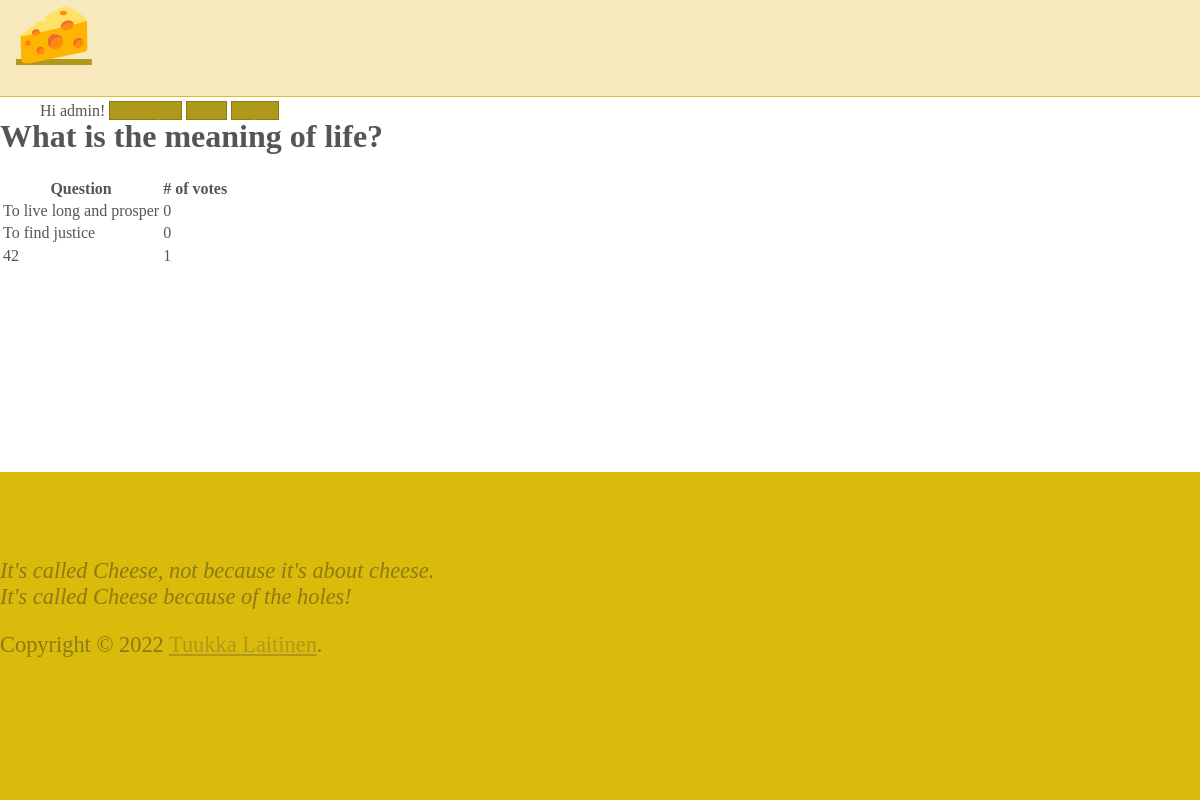
Screenshot of /2/results/ (signed in) with the database file from the repository.
### polls/models.py (models this page shows, shortened)
class Question(models.Model):
	question_text = models.CharField(max_length=200)
	pub_date = models.DateTimeField('date published')
	owner = models.ForeignKey(User, on_delete=models.CASCADE)

class Choice(models.Model):
	question = models.ForeignKey(Question, on_delete=models.CASCADE)
	choice_text = models.CharField(max_length=200)
	votes = models.IntegerField(default=0)

### polls/views.py (the view)
# urls.py: path('<int:question_id>/results/', views.results, name='results'),
def results(request, question_id):
	question = get_object_or_404(Question, pk=question_id)
	return render(request, 'polls/results.html', {'question': question})

### polls/templates/polls/results.html
{% extends 'base.html' %}
{% block content %}
<h1>{{ question.question_text }}</h1>
{% if question.choice_set.count > 0 %}
<table>
    <thead>
        <tr>
            <th>Question</th>
            <th># of votes</th>
        </tr>
    </thead>
    <tbody>
    {% for choice in question.choice_set.all %}
        <tr>
            <td>{{ choice.choice_text }}</td>
            <td>{{ choice.votes }}</td>
        </tr>
    {% endfor %}
    </tbody>
</table>
{% else %}
<p>No choices for this question</p>
{% endif %}
{% endblock %}

### polls/templates/base.html (shortened to what this page needs)
{% load static %}
<!DOCTYPE html>
<html lang="en">
<head>
    <link rel="stylesheet" href="https://cdnjs.cloudflare.com/ajax/libs/normalize/8.0.1/normalize.css" />
    <link rel="stylesheet" href="https://cdnjs.cloudflare.com/ajax/libs/milligram/1.4.1/milligram.css" />
    <link rel="stylesheet" type="text/css" href="{% static 'polls/style.css' %}" />
</head>
<body>
    <nav>
        <div class="container">
            <a class="logo" href="{% url 'polls:index' %}">🧀</a>
            <ul class="navigation-list float-right">
                {% if user.is_authenticated %}
                <li><span>Hi {{ user.username }}!</span></li>
                {% endif %}
                <li><a class="button" href="{% url 'polls:create' %}">Create poll</a></li>
                <li><a class="button" href="{% url 'polls:index' %}">Home</a></li>
                {% if user.is_authenticated %}
                <li><a class="button" href="/logout">Logout</a></li>
                {% else %}
                <li><a class="button" href="/login">Login</a></li>
                {% endif %}
            </ul>
        </div>
    </nav>
    <div class="container">
        {% block content %}{% endblock %}
    </div>
    <footer class="footer">
        <div class="container">
                <p><em>It's called Cheese, not because it's about cheese.<br/>
                    It's called Cheese because of the holes!</em></p>
            <span>Copyright © 2022 <a class="Link" href="https://github.com/tuukkalai" rel="noopener" target="_blank">Tuukka Laitinen</a>.</span>
        </div>
    </footer>
</body>
</html>

### polls/static/polls/style.css (style rules this page uses)
body { color: #555; position: relative; min-height: 100vh; }
body::after { content: ''; display: block; height: 200px; }
a { color: #af991b; }
nav { background-color: #f7e8bd; border-bottom: .1rem solid #e2b83b; height: 6rem; margin-bottom: 1rem; }
nav .logo { font-size: 3.8rem; padding-left: 1rem; }
nav .navigation-list { list-style-type: none; padding-top: 1rem; }
nav .navigation-list > li { display: inline; margin-top: 10px; }
.button, button, input[type="button"], input[type="reset"], input[type="submit"] { background-color: #af991b; border: 0.1rem solid #8d7a10; }
.footer { position: absolute; bottom: 0; height: 200px; background: #daba0b; color: #8d7a10; display: block; font-size: 1.4rem; max-width: 100%; padding: 4rem 0; width: 100%; }

### rows the page displays
Question: question_text "What is the meaning of life?"
Choice: choice_text "To live long and prosper", votes "0"
Choice: choice_text "To find justice", votes "0"
Choice: choice_text "42", votes "1"

### other values shown
{{ user.username }} "admin"
